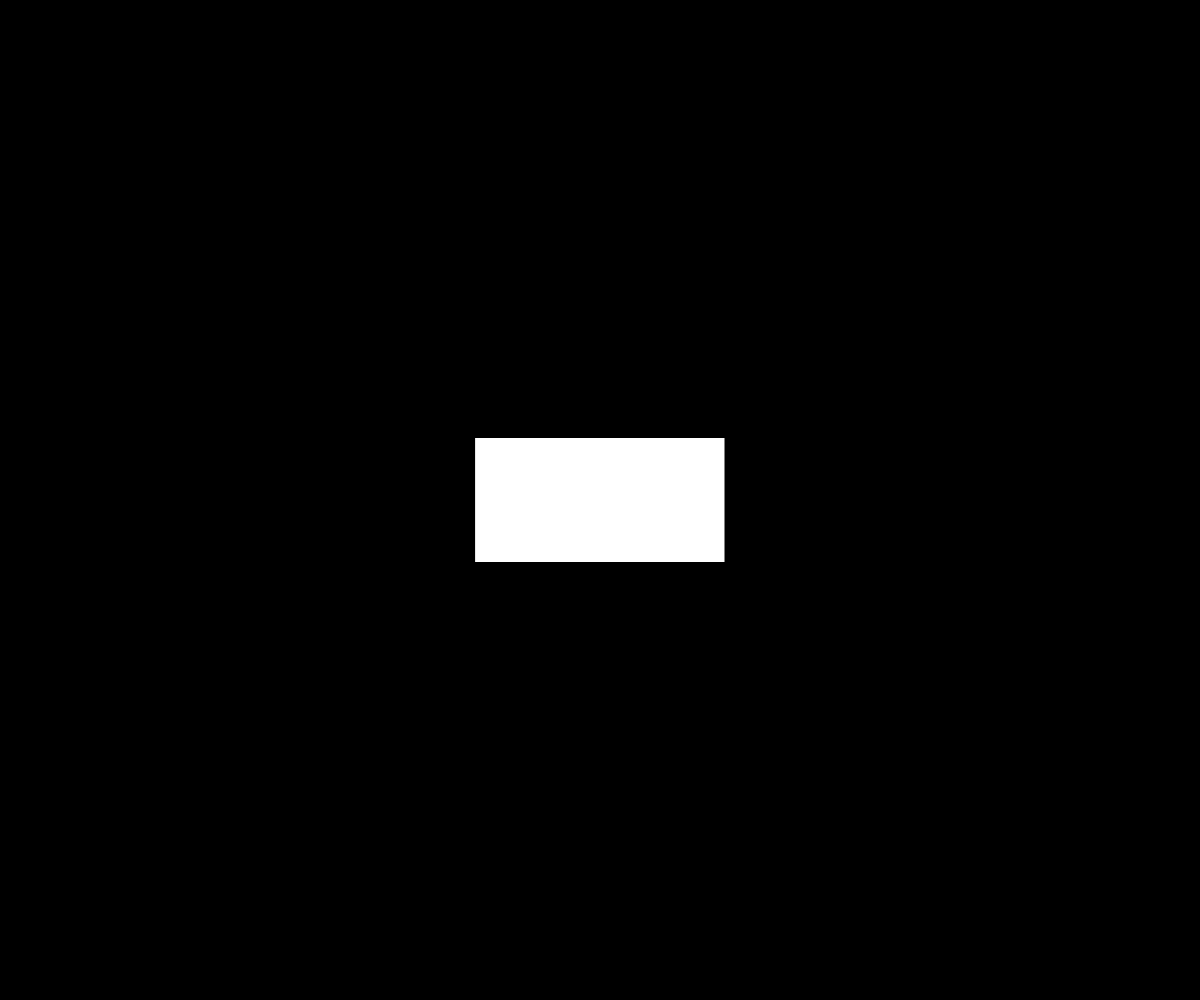
Frame 1 (no input)
Frame 60 (no input): identical to frame 1, image omitted
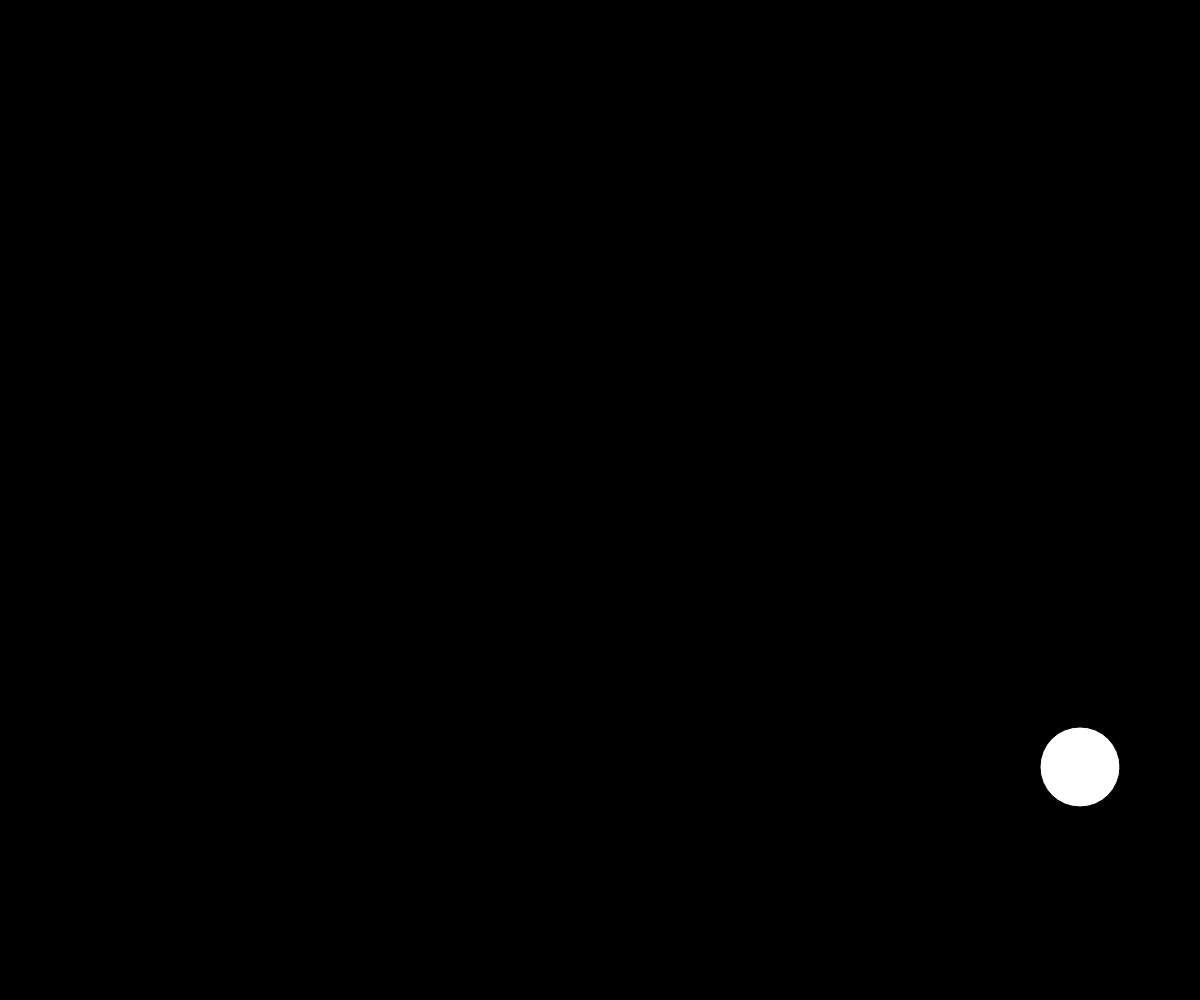
Frame 120 (the mouse pressed at the canvas centre since frame 60)

The p5.js sketch that drew these frames (run headless with seeded random() and noise() and a simulated clock; from frame 60 on, the mouse is pressed at the canvas centre):

// p5.js sketch
// ── sketch.js
// Button State Demo
// Pouya Pourhaj
// March 7, 2019

let state;
let buttonX, buttonY, buttonWidth, buttonHeight;
let ballX, ballY, ballRadius, dx, dy;

function setup() {
  createCanvas(windowWidth, windowHeight);
  state = "menu";
  buttonX = width / 2;
  buttonY = height / 2;
  buttonWidth = 250;
  buttonHeight = 125;
  ballX = width / 2;
  ballY = height / 2;
  ballRadius = 40;
  dx = random(3, 10);
  dy = random(3, 10);
}

function draw() {
  background(0);
  if (state === "menu") {
    displayMenu();
  }
  if (state === "ballBounce") {
    bounceTheBall();
  }
}

function bounceTheBall() {
  // move
  ballX += dx;
  ballY += dy;

  // bounce
  if (ballX <= 0 + ballRadius || ballX >= width - ballRadius) {
    dx *= -1;
  }
  if (ballY <= 0 + ballRadius || ballY >= height - ballRadius) {
    dy *= -1;
  }

  // display
  fill(255);
  ellipse(ballX, ballY, ballRadius * 2, ballRadius * 2);
}

function displayMenu() {
  rectMode(CENTER);
  rect(buttonX, buttonY, buttonWidth, buttonHeight);
}

function mousePressed() {
  if (state === "menu") {
    if (clickedOnButton(mouseX, mouseY)) {
      state = "ballBounce";
    }
  }
}

function clickedOnButton(x, y) {
  return x >= buttonX - buttonWidth / 2 &&
        x <= buttonX + buttonWidth / 2 &&
        y >= buttonY - buttonHeight / 2 &&
        y <= buttonY + buttonHeight / 2;

}
